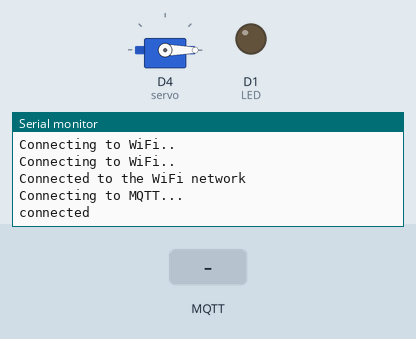
Recording of a sketch running on a simulated ESP8266 (NodeMCU). On the bench: servo, output pins drawn as LEDs (lit = HIGH), the last lines printed to the serial monitor. The inputs (shaded band) are chosen by the test bench. WiFi joins after 1.5 s; servers stay silent unless stated; no MQTT or app messages arrive unless stated.

Above: at 2.7 s.
2.8 s: MQTT message "led" arrives on the first subscribed topic
At 3.8 s:
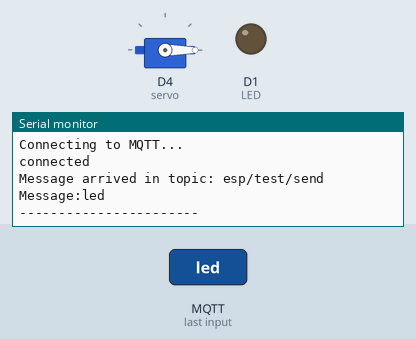
4.3 s: MQTT message "on" arrives on the first subscribed topic
At 5.0 s:
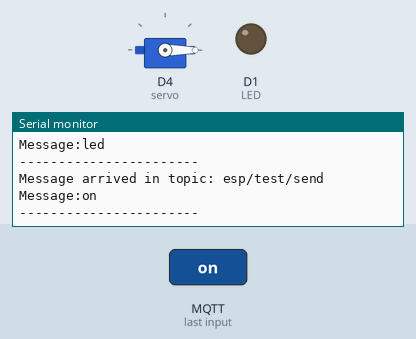
5.8 s: MQTT message "off" arrives on the first subscribed topic
At 7.3 s:
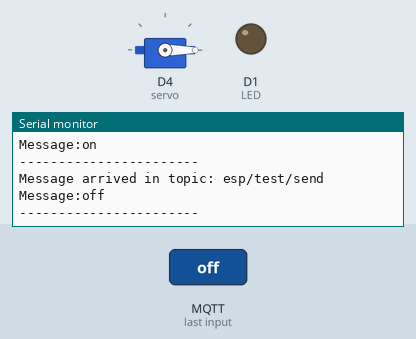

Measured:
- after the input at 2.8 s, the serial monitor: prints a new line at once (image 1)
- after the input at 4.3 s, the serial monitor: prints a new line at once (image 2)
- after the input at 5.8 s, the serial monitor: prints a new line at once (image 3)

The sketch:

sketch_dec07a.ino
```cpp
#include <ESP8266WiFi.h>
#include <PubSubClient.h>
#include <Servo.h>

Servo servo;
#define LED D1
const char* ssid = ""; // WiFi adınız
const char* password =  ""; //Wifi Şifreniz
const char* mqttServer = ""; // Modem tarafından size verilen ip adresi ile lokalde çalışabilirsiniz.
const int mqttPort = 1883;
unsigned long currentMillis;
int oldMillis = 10;
WiFiClient espClient;
PubSubClient client(espClient);


void setup() {
  Serial.begin(115200);
  pinMode(LED, OUTPUT);
  servo.attach(D4); //D4
  servo.write(0);

  /* WiFi BAĞLANTISI */
  WiFi.begin(ssid, password);
  while (WiFi.status() != WL_CONNECTED) {
    delay(500);
    Serial.println("Connecting to WiFi..");
  }
  Serial.println("Connected to the WiFi network");


  /* MQTT BAĞLANTISI */
  client.setServer(mqttServer, mqttPort);
  client.setCallback(callback);
  while (!client.connected()) {
    Serial.println("Connecting to MQTT...");

    if (client.connect("ESP8266Client")) {

      Serial.println("connected");

    } else {

      Serial.print("failed with state ");
      Serial.print(client.state());
      delay(2000);

    }
  }

  client.publish("esp/test/receive", "ESP8266: online");
  client.subscribe("esp/test/send");

}


void callback(char* topic, byte* payload, unsigned int length) {
  Serial.print("Message arrived in topic: ");
  Serial.println(topic);
  String message, command;
  Serial.print("Message:");
  int cntrl = 0;
  for (int i = 0; i < length; i++) {
     if((char) payload[i] == ':')
     {
      cntrl = 1;
      continue;
     }
     if(cntrl == 0)
      command = command + (char) payload[i];  // convert *byte to string
     else if(cntrl == 1)
      message = message + (char) payload[i];
  }

  Serial.println(command);
  Serial.print(message);
  if (command == "led")
  {
    if (message == "on") {
    	digitalWrite(LED, HIGH);
    	client.publish("esp/test/receive", "ledOk!");
    } if (message == "off") {
    	digitalWrite(LED, LOW);
    	client.publish("esp/test/receive", "ledOff!");
    }
  }
  else if (command == "servo")
  {
    servo.write(message.toInt());
    client.publish("esp/test/receive", "ServoOk!");
  }
  Serial.println();
  Serial.println("-----------------------");

}


void loop() {
  client.loop();
}
```
